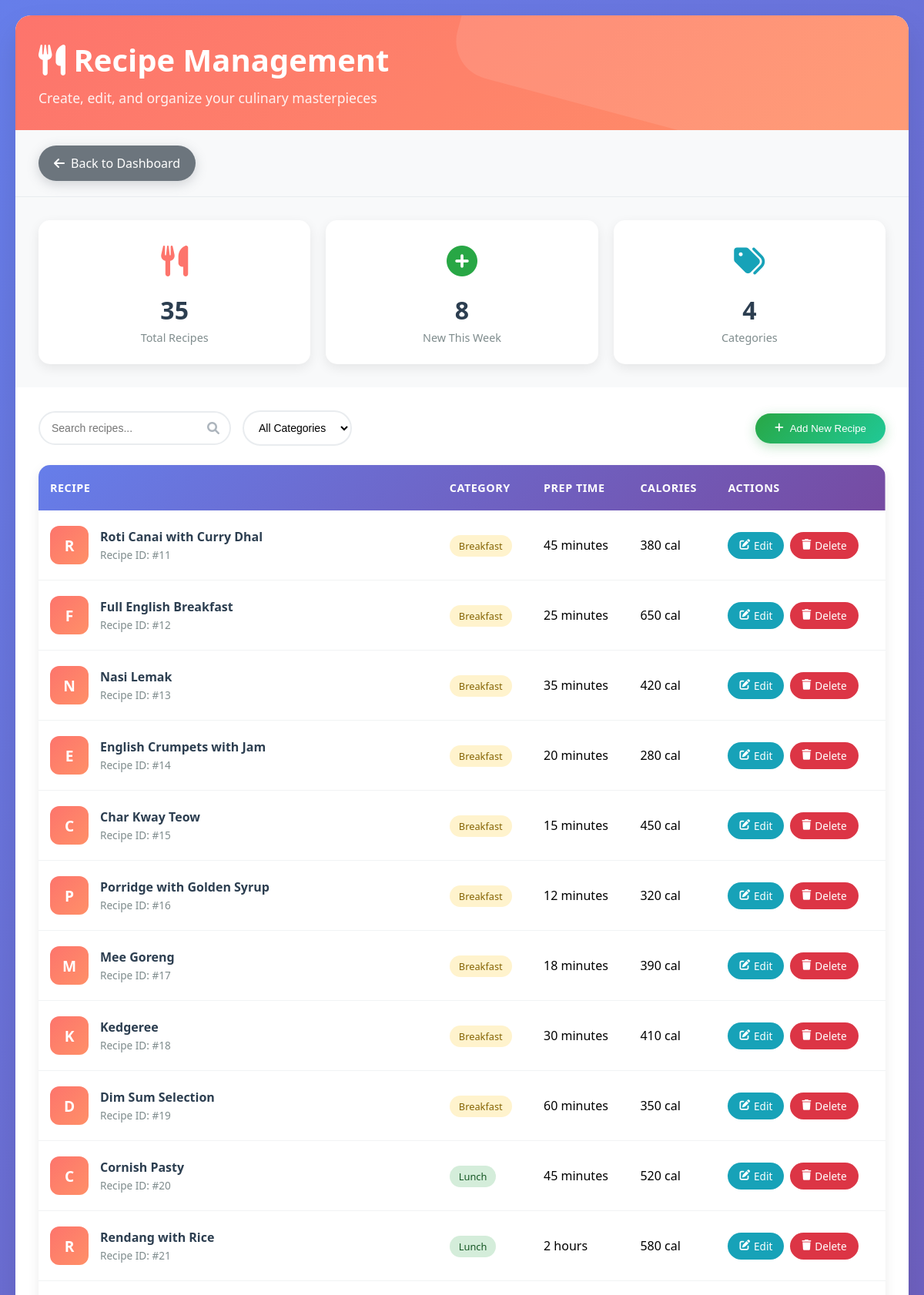
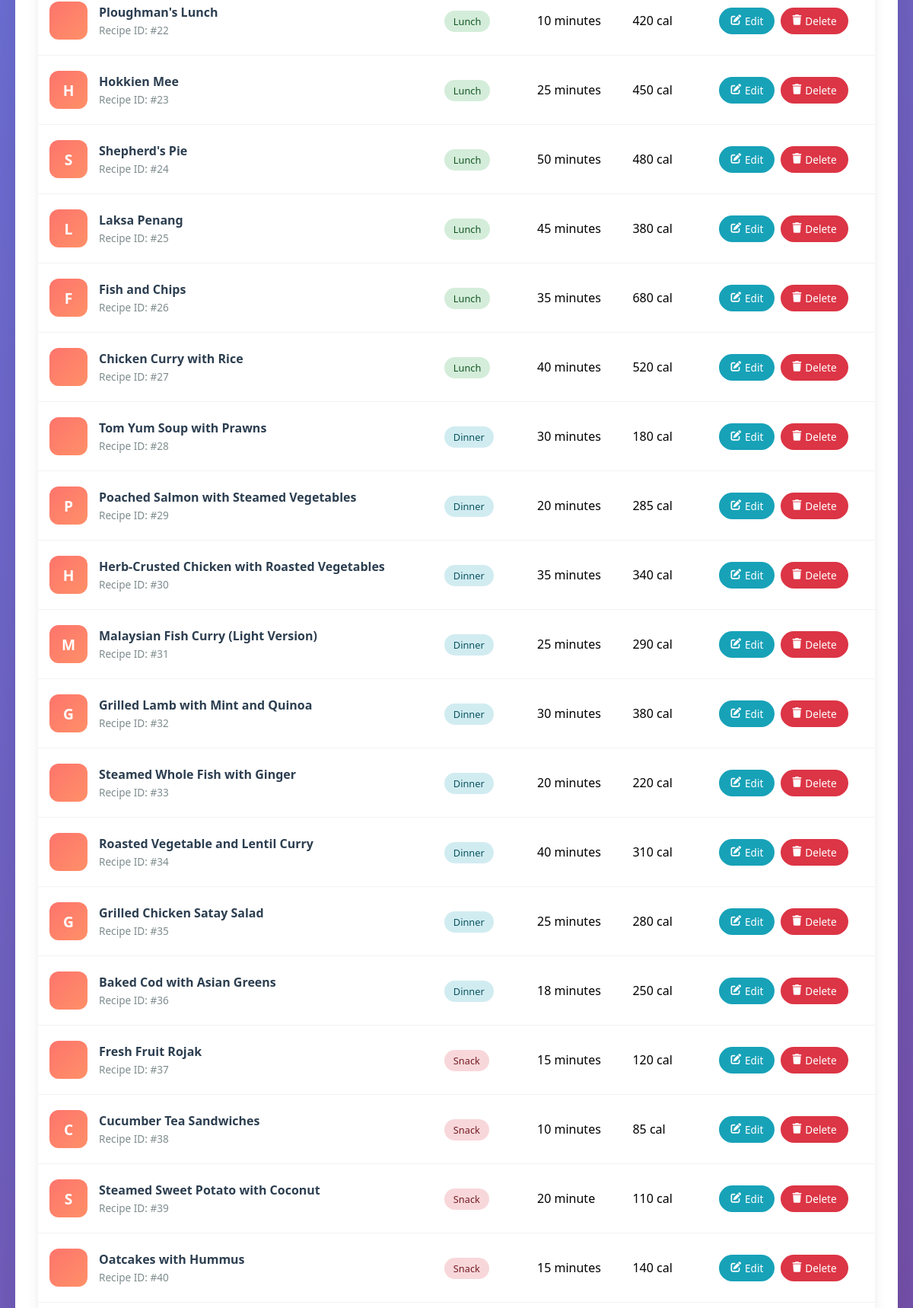
The page /php/manage_recipes.php (signed in, upper part) on the database its author committed (2 pictures, top to bottom).
### tables this page shows
CREATE TABLE `recipes` (
  `recipeid` int NOT NULL,
  `name` varchar(255) NOT NULL,
  `photo` varchar(255) DEFAULT NULL,
  `description` text NOT NULL,
  `calories` int NOT NULL,
  `prep_time` varchar(50) NOT NULL,
  `ingredients` text NOT NULL,
  `instructions` text NOT NULL,
  `category` enum('breakfast','lunch','dinner','snack') NOT NULL,
  `created_at` timestamp NOT NULL DEFAULT CURRENT_TIMESTAMP
);

### php/manage_recipes.php (the view, shortened to what this page needs)
<?php
include 'db.php';
$sql = "SELECT recipeid, name, photo, description, calories, prep_time, category FROM recipes";
$result = $conn->query($sql);
$recipes = [];
if ($result && $result->num_rows > 0) {
    while ($row = $result->fetch_assoc()) {
        $recipes[] = $row;
    }
} else if (!$result) {
    error_log("Error fetching recipes: " . $conn->error);
    echo "<div class='alert alert-danger'>Error loading recipes. Please try again later.</div>";
}
?>
<!DOCTYPE html>
<html lang="en">
<head>
    <link href="https://cdnjs.cloudflare.com/ajax/libs/font-awesome/6.0.0/css/all.min.css" rel="stylesheet">
</head>
<body>
    <div class="container">
        <div class="header">
            <div class="header-content">
                <h1><i class="fas fa-utensils"></i> Recipe Management</h1>
                <p>Create, edit, and organize your culinary masterpieces</p>
            </div>
        </div>
        <div class="nav-section">
            <a href="../admin_dashboard.php" class="back-btn">
                <i class="fas fa-arrow-left"></i>
                Back to Dashboard
            </a>
        </div>
        <div class="stats-grid">
            <div class="stat-card">
                <div class="stat-icon recipes">
                    <i class="fas fa-utensils"></i>
                </div>
                <div class="stat-number"><?= count($recipes) ?></div>
                <div class="stat-label">Total Recipes</div>
            </div>
            <div class="stat-card">
                <div class="stat-icon new">
                    <i class="fas fa-plus-circle"></i>
                </div>
                <div class="stat-number">8</div>
                <div class="stat-label">New This Week</div>
            </div>
            <div class="stat-card">
                <div class="stat-icon categories">
                    <i class="fas fa-tags"></i>
                </div>
                <div class="stat-number">4</div>
                <div class="stat-label">Categories</div>
            </div>
        </div>
        <div class="table-section">
            <div class="table-header">
                <div class="search-filter-container">
                    <div class="search-box">
                        <input type="text" placeholder="Search recipes..." id="searchInput">
                        <i class="fas fa-search"></i>
                    </div>
                    <select class="filter-select" id="categoryFilter">
                        <option value="">All Categories</option>
                    </select>
                </div>
                <button class="add-recipe-btn" onclick="openModal()">
                    <i class="fas fa-plus"></i>
                    Add New Recipe
                </button>
            </div>
            <?php if (count($recipes) > 0): ?>
            <table class="recipes-table" id="recipesTable">
                <thead>
                    <tr>
                        <th>Recipe</th>
                        <th>Category</th>
                        <th>Prep Time</th>
                        <th>Calories</th>
                        <th>Actions</th>
                    </tr>
                </thead>
                <tbody>
                    <?php foreach ($recipes as $row): ?>
                    <tr data-category="<?= strtolower($row['category'] ?? 'other') ?>">
                        <td>
                            <div class="recipe-info">
                                <div class="recipe-image">
                                    <?php if (!empty($row['photo']) && file_exists('../' . $row['photo'])): ?>
                                        <img src="../<?= htmlspecialchars($row['photo']) ?>" alt="<?= htmlspecialchars($row['name']) ?>">
                                    <?php else: ?>
                                        <?= strtoupper(substr($row['name'], 0, 1)) ?>
                                    <?php endif; ?>
                                </div>
                                <div class="recipe-details">
                                    <h4><?= htmlspecialchars($row['name']) ?></h4>
                                    <p>Recipe ID: #<?= $row['recipeid'] ?></p>
                                </div>
                            </div>
                        </td>
                        <td>
                            <span class="category-badge category-<?= strtolower($row['category'] ?? 'other') ?>">
                                <?= ucfirst($row['category'] ?? 'Other') ?>
                            </span>
                        </td>
                        <td><?= htmlspecialchars($row['prep_time']) ?></td>
                        <td><?= $row['calories'] ?> cal</td>
                        <td>
                            <div class="action-buttons">
                                <a href="edit_recipe.php?id=<?= $row['recipeid'] ?>" class="btn btn-edit">
                                    <i class="fas fa-edit"></i>
                                    Edit
                                </a>
                                <a href="delete_recipe.php?id=<?= $row['recipeid'] ?>"
                                   class="btn btn-delete"
                                   data-recipe-name="<?= htmlspecialchars($row['name']) ?>">
                                    <i class="fas fa-trash"></i>
                                    Delete
                                </a>
                            </div>
                        </td>
                    </tr>
                    <?php endforeach; ?>
                </tbody>
            </table>
            <?php endif; ?>
        </div>
    </div>
</body>
</html>

### rows shown on the page
recipes: name "R", name "Roti Canai with Curry Dhal", recipeid "11", category "Breakfast", prep_time "45 minutes", calories "380"
recipes: name "F", name "Full English Breakfast", recipeid "12", category "Breakfast", prep_time "25 minutes", calories "650"
recipes: name "N", name "Nasi Lemak", recipeid "13", category "Breakfast", prep_time "35 minutes", calories "420"
recipes: name "E", name "English Crumpets with Jam", recipeid "14", category "Breakfast", prep_time "20 minutes", calories "280"
recipes: name "C", name "Char Kway Teow", recipeid "15", category "Breakfast", prep_time "15 minutes", calories "450"
recipes: name "P", name "Porridge with Golden Syrup", recipeid "16", category "Breakfast", prep_time "12 minutes", calories "320"
recipes: name "M", name "Mee Goreng", recipeid "17", category "Breakfast", prep_time "18 minutes", calories "390"
recipes: name "K", name "Kedgeree", recipeid "18", category "Breakfast", prep_time "30 minutes", calories "410"
recipes: name "D", name "Dim Sum Selection", recipeid "19", category "Breakfast", prep_time "60 minutes", calories "350"
recipes: name "C", name "Cornish Pasty", recipeid "20", category "Lunch", prep_time "45 minutes", calories "520"
recipes: name "R", name "Rendang with Rice", recipeid "21", category "Lunch", prep_time "2 hours", calories "580"
recipes: name "Ploughman's Lunch", recipeid "22", category "Lunch", prep_time "10 minutes", calories "420"
recipes: name "H", name "Hokkien Mee", recipeid "23", category "Lunch", prep_time "25 minutes", calories "450"
recipes: name "S", name "Shepherd's Pie", recipeid "24", category "Lunch", prep_time "50 minutes", calories "480"
recipes: name "L", name "Laksa Penang", recipeid "25", category "Lunch", prep_time "45 minutes", calories "380"
recipes: name "F", name "Fish and Chips", recipeid "26", category "Lunch", prep_time "35 minutes", calories "680"
recipes: name "Chicken Curry with Rice", recipeid "27", category "Lunch", prep_time "40 minutes", calories "520"
recipes: name "Tom Yum Soup with Prawns", recipeid "28", category "Dinner", prep_time "30 minutes", calories "180"
recipes: name "P", name "Poached Salmon with Steamed Vegetables", recipeid "29", category "Dinner", prep_time "20 minutes", calories "285"
recipes: name "H", name "Herb-Crusted Chicken with Roasted Vegetables", recipeid "30", category "Dinner", prep_time "35 minutes", calories "340"
recipes: name "M", name "Malaysian Fish Curry (Light Version)", recipeid "31", category "Dinner", prep_time "25 minutes", calories "290"
recipes: name "G", name "Grilled Lamb with Mint and Quinoa", recipeid "32", category "Dinner", prep_time "30 minutes", calories "380"
recipes: name "Steamed Whole Fish with Ginger", recipeid "33", category "Dinner", prep_time "20 minutes", calories "220"
recipes: name "Roasted Vegetable and Lentil Curry", recipeid "34", category "Dinner", prep_time "40 minutes", calories "310"
recipes: name "G", name "Grilled Chicken Satay Salad", recipeid "35", category "Dinner", prep_time "25 minutes", calories "280"
recipes: name "Baked Cod with Asian Greens", recipeid "36", category "Dinner", prep_time "18 minutes", calories "250"
recipes: name "Fresh Fruit Rojak", recipeid "37", category "Snack", prep_time "15 minutes", calories "120"
recipes: name "C", name "Cucumber Tea Sandwiches", recipeid "38", category "Snack", prep_time "10 minutes", calories "85"
recipes: name "S", name "Steamed Sweet Potato with Coconut", recipeid "39", category "Snack", prep_time "20 minute", calories "110"
recipes: name "Oatcakes with Hummus", recipeid "40", category "Snack", prep_time "15 minutes", calories "140"

### other values the page prints
count($recipes) "35"
